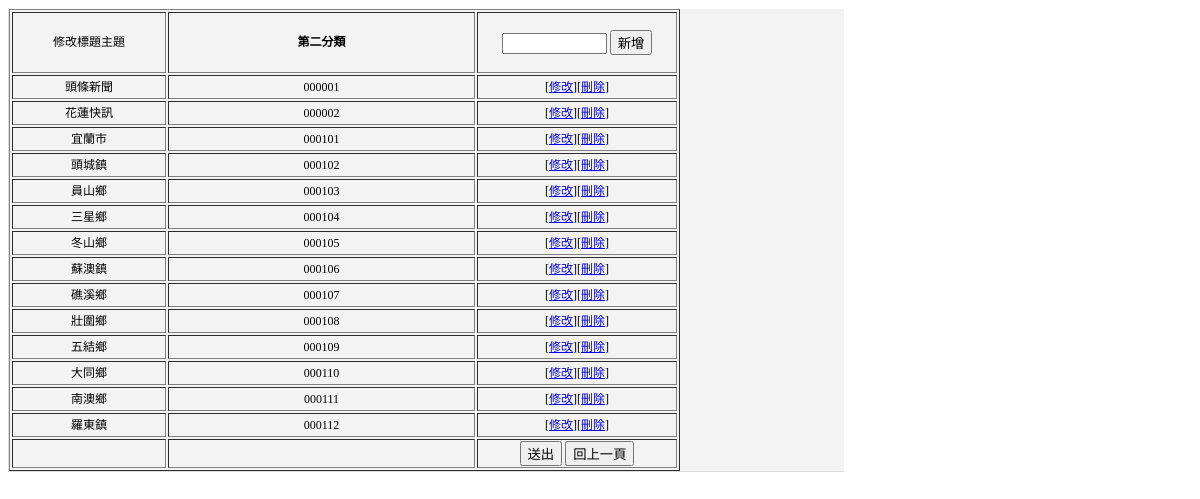
Screenshot of /admin_manage/admin_city_l2.php?id=000001 with the database file from the repository.
### tables this page shows
CREATE TABLE `level2` (
  `level2_id` int(6) unsigned zerofill NOT NULL auto_increment,
  `level1_id` int(6) unsigned zerofill NOT NULL default '000000',
  `seq` int(5) NOT NULL default '0',
  `name` varchar(50) NOT NULL,
  `detail` varchar(255) NOT NULL,
  `level1_show` varchar(5) NOT NULL default '0',
  `main_show` varchar(5) NOT NULL default '0',
  `rmail` varchar(30) NOT NULL,
  `post` int(3) unsigned NOT NULL default '0',
  `ex` varchar(20) default NULL,
  PRIMARY KEY  (`level2_id`)
);

### admin_manage/admin_city_l2.php (the view, shortened to what this page needs)
<?php require_once('../Connections/ksnews3.php'); ?>
<?php
if (!function_exists("GetSQLValueString")) {
function GetSQLValueString($theValue, $theType, $theDefinedValue = "", $theNotDefinedValue = "")
{
  $theValue = function_exists("mysql_real_escape_string") ? mysql_real_escape_string($theValue) : mysql_escape_string($theValue);
  switch ($theType) {
    case "long":
    case "int":
      $theValue = ($theValue != "") ? intval($theValue) : "NULL";
      break;
  }
  return $theValue;
}
}
$editFormAction = $_SERVER['PHP_SELF'];
if (isset($_SERVER['QUERY_STRING'])) {
  $editFormAction .= "?" . htmlentities($_SERVER['QUERY_STRING']);
}
$colname_Recordset1 = "-1";
if (isset($_GET['id'])) {
  $colname_Recordset1 = $_GET['id'];
}
$query_Recordset1 = sprintf("SELECT * FROM level2 WHERE level1_id = %s ORDER BY level2_id ASC", GetSQLValueString($colname_Recordset1, "int"));
$Recordset1 = mysql_query($query_Recordset1, $ksnews3) or die(mysql_error());
$row_Recordset1 = mysql_fetch_assoc($Recordset1);
$totalRows_Recordset1 = mysql_num_rows($Recordset1);
?>
<!DOCTYPE html PUBLIC "-//W3C//DTD XHTML 1.0 Transitional//EN" "http://www.w3.org/TR/xhtml1/DTD/xhtml1-transitional.dtd">
<html xmlns="http://www.w3.org/1999/xhtml">
<head>
<link href="../css/admin_style.css" rel="stylesheet" type="text/css" />
</head>
<body>
<div class="cx_admin_table" id="content">
  <table width="671" border="1">
    <tr>
      <td width="150" align="center">修改標題主題</td>
      <td width="303" align="center"><h4>第二分類</h4></td>
      <td width="196" align="center">
        <form id="form2" name="form2" method="POST" action="<?php echo $editFormAction; ?>">
          <h4>
            <input name="name" type="text" id="name" size="10" /> <input type="submit" value="新增" />
          </h4>
        </form></td>
    </tr>
    <form action="<?php echo $editFormAction; ?>" name="form1" method="POST">
      <?php do { ?>
        <?php if ($totalRows_Recordset1 > 0) {  ?>
          <tr>
            <td align="center"><?php echo $row_Recordset1['name']; ?></td>
            <td align="center"><?php echo $row_Recordset1['level2_id']; ?></td>
            <td align="center">[<a href="admin_city_l3.php?id=<?php echo $row_Recordset1['level2_id']; ?>">修改</a>][<a href="admin_city_l2.php?delsure=true&amp;id=<?php echo $row_Recordset1['level2_id']; ?>&amp;level_id=<?php echo $row_Recordset1['level1_id']; ?>" onclick="tfm_confirmLink('');return document.MM_returnValue">刪除</a>]</td>
          </tr>
          <?php }  ?>
  <?php } while ($row_Recordset1 = mysql_fetch_assoc($Recordset1)); ?>
  <tr>
    <td align="center">&nbsp;</td>
    <td align="center">&nbsp;</td>
    <td align="center"><input type="submit" name="button" id="button" value="送出">
      <input type="button" value="回上一頁" onclick="self.location.href='admin_city.php'"/></td>
    </tr></form>
  </table>
</div>
</body>
</html>

### css/admin_style.css (style rules this page uses)
.cx_admin_table { background-color: #f3f3f3; border-top-width: 1px; border-bottom-width: 1px; border-top-style: solid; border-bottom-style: solid; border-top-color: #ffffff; border-bottom-color: #dcdcdc; border-right-width: 1px; border-left-width: 1px; border-right-style: solid; border-left-style: solid; border-right-color: #ffffff; border-left-color: #dcdcdc; color: #000; font-size: 12px; line-height: 20px; font-family:"Microsoft JhengHei","微軟正黑體","PMingLiu","新細明體"; }

### admin_manage/admin_city_l2.php (style rules this page uses)
#content { background-color: #F3F3F3; float: left; width: 835px; }

### rows the page displays
level2: name "頭條新聞", level2_id "000001"
level2: name "花蓮快訊", level2_id "000002"
level2: name "宜蘭市", level2_id "000101"
level2: name "頭城鎮", level2_id "000102"
level2: name "員山鄉", level2_id "000103"
level2: name "三星鄉", level2_id "000104"
level2: name "冬山鄉", level2_id "000105"
level2: name "蘇澳鎮", level2_id "000106"
level2: name "礁溪鄉", level2_id "000107"
level2: name "壯圍鄉", level2_id "000108"
level2: name "五結鄉", level2_id "000109"
level2: name "大同鄉", level2_id "000110"
level2: name "南澳鄉", level2_id "000111"
level2: name "羅東鎮", level2_id "000112"
